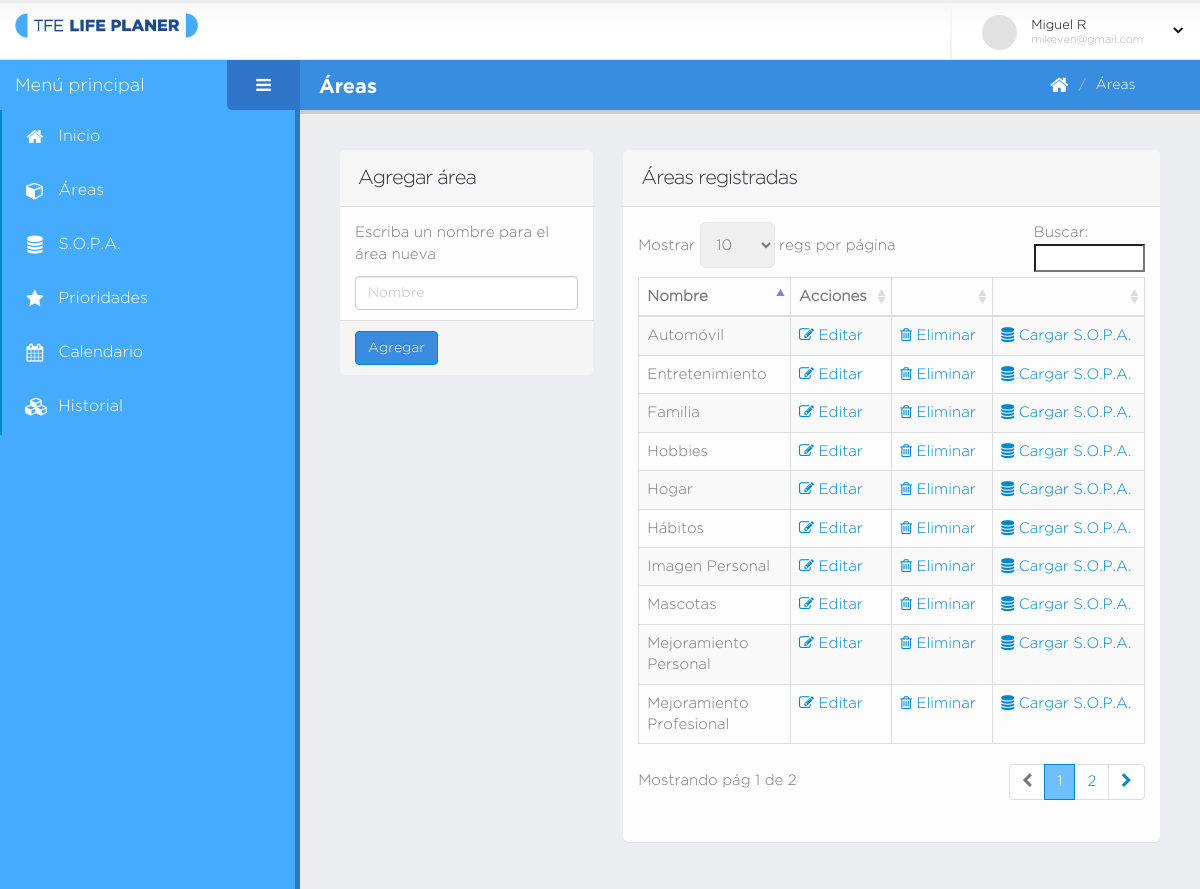
Screenshot of /areas.php (signed in) with the database file from the repository.
### tables this page shows
CREATE TABLE IF NOT EXISTS `area` (
  `id` int(11) NOT NULL AUTO_INCREMENT,
  `nombre` varchar(45) NOT NULL,
  `creado` datetime DEFAULT NULL,
  `modificado` datetime DEFAULT NULL,
  `usuario_id` int(11) NOT NULL,
  PRIMARY KEY (`id`),
  KEY `fk_area_usuario_idx` (`usuario_id`)
);

### database/data-area.php (called while the page is built, shortened)
<?php
	function obtenerListaAreas( $dbh, $idu ){
		$q = "select * from area where usuario_id = $idu";
		return obtenerListaRegistros( mysqli_query( $dbh, $q ) );
	}
?>

### database/bd.php (called while the page is built, shortened)
<?php
	function obtenerListaRegistros( $data ){
		$lista_c = array();
		if( $data ){
			while( $c = mysqli_fetch_array( $data ) ){
				$lista_c[] = $c;
			}
		}
		return $lista_c;
	}
?>

### areas.php (the view, shortened to what this page needs)
<?php
    include( "database/bd.php" );
    include( "database/data-acceso.php" );
    include( "database/data-area.php" );
    $idu = $_SESSION["user"]["id"];
    $areas = obtenerListaAreas( $dbh, $idu );
?>
<!doctype html>
<html class="fixed">
	<head>
		<link rel="stylesheet" href="assets/vendor/bootstrap/css/bootstrap.css" />
		<link rel="stylesheet" href="assets/vendor/font-awesome/css/font-awesome.css" />
		<link rel="stylesheet" href="assets/vendor/magnific-popup/magnific-popup.css" />
		<link rel="stylesheet" href="assets/vendor/bootstrap-datepicker/css/datepicker3.css" />
		<link rel="stylesheet" href="assets/vendor/pnotify/pnotify.custom.css" />
		<link rel="stylesheet" href="assets/vendor/select2/select2.css" />
		<link rel="stylesheet" href="assets/vendor/jquery-datatables-bs3/assets/css/datatables.css" />
		<link rel="stylesheet" href="assets/stylesheets/theme.css" />
		<link rel="stylesheet" href="assets/stylesheets/skins/default.css" />
		<link rel="stylesheet" href="assets/stylesheets/theme-custom.css">
	</head>
	<body>
		<section class="body">
			<?php include( "secciones/header.php" ); ?>
			<div class="inner-wrapper">
				<?php include( "secciones/navegacion.php" ); ?>
				<section role="main" class="content-body">
					<?php include( "secciones/titulo_pagina.php" ); ?>
					<div class="row">
						<div class="col-md-4 col-sm-6 col-xs-12">
							<section class="panel">
								<form id="frm_narea" class="form-horizontal">
									<header class="panel-heading">
										<h2 class="panel-title">Agregar área</h2>
									</header>
									<div class="panel-body">
										<p class="p_inst">Escriba un nombre para el área nueva</p>
										<div class="row form-group">
											<div class="col-lg-12">
												<input type="text" name="nombre" placeholder="Nombre" class="form-control" required>
											</div>
										</div>
									</div>
									<footer class="panel-footer">
										<button class="btn btn-primary" type="submit">Agregar</button>
									</footer>
								</form>
							</section>
						</div>
						<div class="col-md-8 col-sm-6 col-xs-12">
							<section class="panel">
								<header class="panel-heading">
									<h2 class="panel-title">Áreas registradas</h2>
								</header>
								<div id="tabla_areas" class="panel-body">
									<table id="datatable-default"
									class="table table-bordered table-striped mb-none" >
										<thead>
											<tr>
												<th width="30%">Nombre</th>
												<th width="20%">Acciones</th>
												<th width="20%"></th>
												<th width="30%"></th>
											</tr>
										</thead>
										<tbody>
											<?php foreach ( $areas as $a ) { ?>
											<tr class="gradeX">
												<td><?php echo $a["nombre"] ?></td>
												<td>
													<a href="editar-area.php?id=<?php echo $a["id"]?>">
												<i class="fa fa-edit"></i> Editar</a>
												</td>
												<td>
													<a href="#confirmar-accion"
													class="modal-sizes modal-with-zoom-anim elim_area"
													data-ida="<?php echo $a["id"] ?>">
														<i class="fa fa-trash-o"></i> Eliminar
													</a>
												</td>
												<td>
													<a href="cargar-sopa.php?id_area=<?php echo $a["id"] ?>">
														<i class="fa fa-database"></i>
														Cargar S.O.P.A.
													</a>
												</td>
											</tr>
											<?php } ?>
										</tbody>
									</table>
								</div>
							</section>
						</div>
					</div>
				</section>
			</div>
		</section>
	</body>
</html>

### assets/stylesheets/skins/default.css (style rules this page uses)
a, .btn-link { color: #0088cc; }
body .btn-primary { color: #ffffff; text-shadow: 0 -1px 0 rgba(0, 0, 0, 0.25); background-color: #388de0; border-color: #0088cc; }

### rows the page displays
area: nombre "Familia"
area: nombre "Hogar"
area: nombre "Mascotas"
area: nombre "Automóvil"
area: nombre "Hobbies"
area: nombre "Entretenimiento"
area: nombre "Imagen Personal"
area: nombre "Hábitos"
area: nombre "Mejoramiento Profesional"
area: nombre "Mejoramiento Personal"

### other values shown
$usuario["nombre"] "Miguel R"
$usuario["email"] "mikeven@gmail.com"
$titulo_pagina "Áreas"
